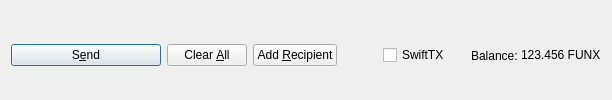
         <widget class="QFrame" name="frame_Send">
          <layout class="QHBoxLayout" name="horizontalLayout">
           <property name="bottomMargin">
            <number>0</number>
           </property>
           <item>
            <widget class="QPushButton" name="sendButton">
             <property name="minimumSize">
              <size>
               <width>150</width>
               <height>0</height>
              </size>
             </property>
             <property name="toolTip">
              <string>Confirm the send action</string>
             </property>
             <property name="text">
              <string>S&amp;end</string>
             </property>
             <property name="icon">
              <iconset resource="../funexcoin.qrc">
               <normaloff>:/icons/send</normaloff>:/icons/send</iconset>
             </property>
             <property name="autoDefault">
              <bool>false</bool>
             </property>
             <property name="default">
              <bool>true</bool>
             </property>
            </widget>
           </item>
           <item>
            <widget class="QPushButton" name="clearButton">
             <property name="sizePolicy">
              <sizepolicy hsizetype="Minimum" vsizetype="Fixed">
               <horstretch>0</horstretch>
               <verstretch>0</verstretch>
              </sizepolicy>
             </property>
             <property name="toolTip">
              <string>Clear all fields of the form.</string>
             </property>
             <property name="text">
              <string>Clear &amp;All</string>
             </property>
             <property name="icon">
              <iconset resource="../funexcoin.qrc">
               <normaloff>:/icons/remove</normaloff>:/icons/remove</iconset>
             </property>
             <property name="autoDefault">
              <bool>false</bool>
             </property>
            </widget>
           </item>
           <item>
            <widget class="QPushButton" name="addButton">
             <property name="toolTip">
              <string>Send to multiple recipients at once</string>
             </property>
             <property name="text">
              <string>Add &amp;Recipient</string>
             </property>
             <property name="icon">
              <iconset resource="../funexcoin.qrc">
               <normaloff>:/icons/add</normaloff>:/icons/add</iconset>
             </property>
             <property name="autoDefault">
              <bool>false</bool>
             </property>
            </widget>
           </item>
           <item>
            <spacer name="horizontalSpacer">
             <property name="orientation">
              <enum>Qt::Horizontal</enum>
             </property>
             <property name="sizeHint" stdset="0">
              <size>
               <width>40</width>
               <height>20</height>
              </size>
             </property>
            </spacer>
           </item>
           <item>
            <layout class="QHBoxLayout" name="horizontalLayout_2">
             <property name="spacing">
              <number>3</number>
             </property>
             <item>
              <widget class="QCheckBox" name="checkSwiftTX">
               <property name="enabled">
                <bool>true</bool>
               </property>
               <property name="minimumSize">
                <size>
                 <width>85</width>
                 <height>0</height>
                </size>
               </property>
               <property name="text">
                <string>SwiftTX</string>
               </property>
              </widget>
             </item>
             <item>
              <widget class="QLabel" name="label">
               <property name="text">
                <string>Balance:</string>
               </property>
              </widget>
             </item>
             <item>
              <widget class="QLabel" name="labelBalance">
               <property name="sizePolicy">
                <sizepolicy hsizetype="Preferred" vsizetype="Fixed">
                 <horstretch>0</horstretch>
                 <verstretch>0</verstretch>
                </sizepolicy>
               </property>
               <property name="cursor">
                <cursorShape>IBeamCursor</cursorShape>
               </property>
               <property name="text">
                <string notr="true">123.456 FUNX</string>
               </property>
               <property name="textInteractionFlags">
                <set>Qt::LinksAccessibleByMouse|Qt::TextSelectableByKeyboard|Qt::TextSelectableByMouse</set>
               </property>
              </widget>
             </item>
            </layout>
           </item>
          </layout>
         </widget>
